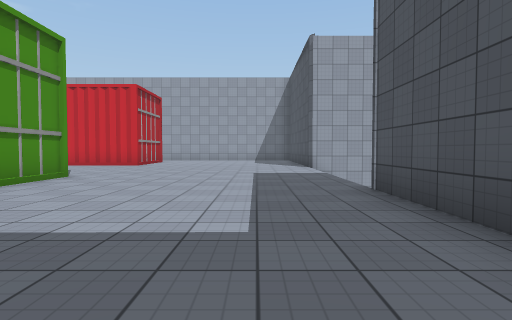
view 1 (above)

17 first-person views from a walk through a 3-D level made in the Unity game engine. The camera is 1.2 m above the floor, tilts 2° down and sees 80° across. The floor is counted in squares, 2 m on a side. Each view is taken from the middle of a square. On the plan, view 1 faces up. The plan holds only what a view shows up to about 9 squares ahead; the rest is blank. The place goes on beyond the plan. The player character is not drawn. Some surface patterns are stand-ins.

view 2
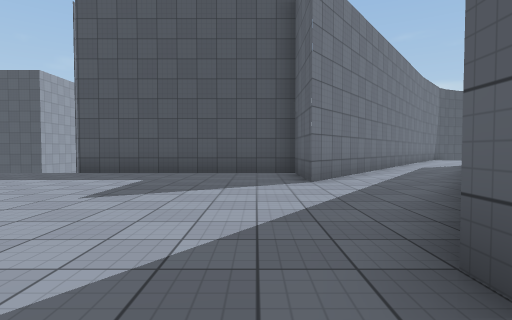

view 3
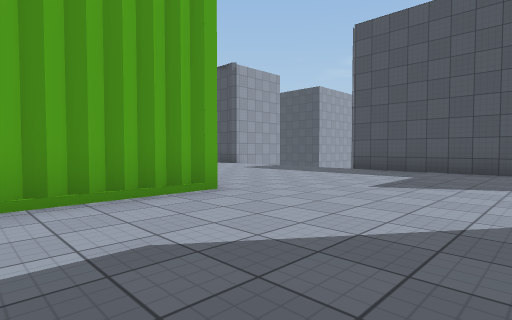

view 4
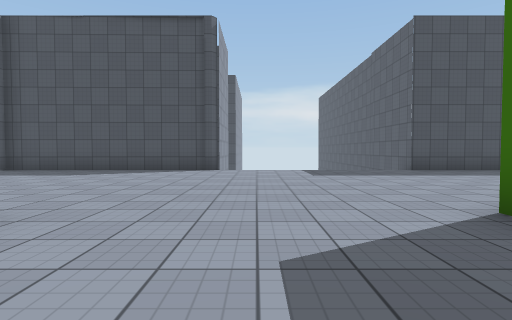

view 5
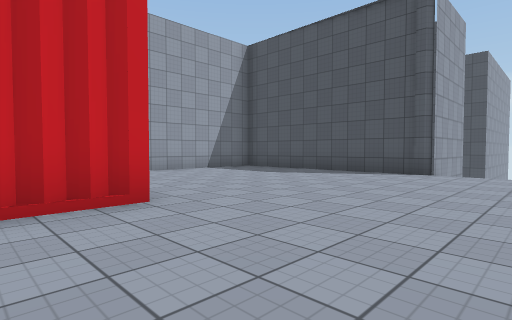

view 6
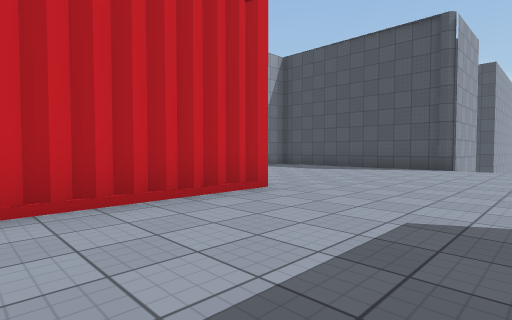

view 7
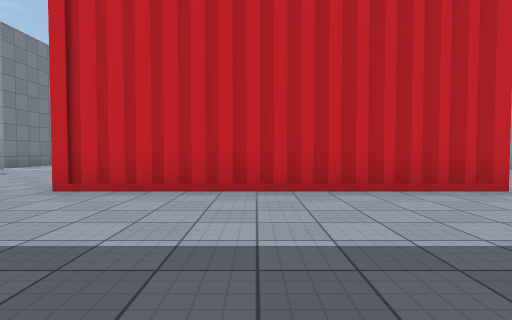

view 8
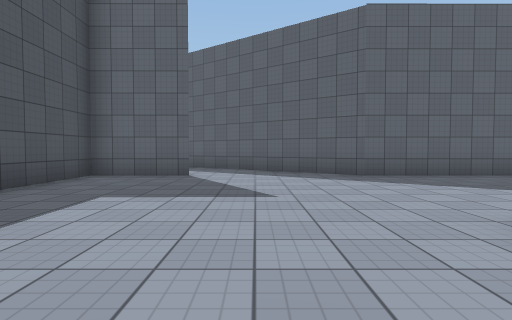

view 9
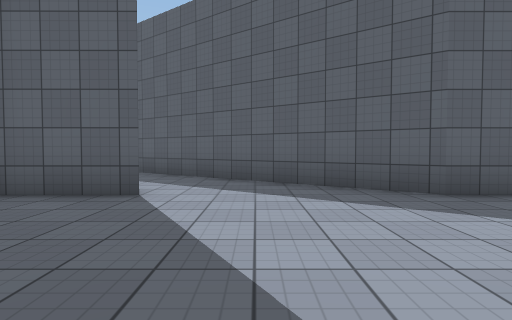

view 10
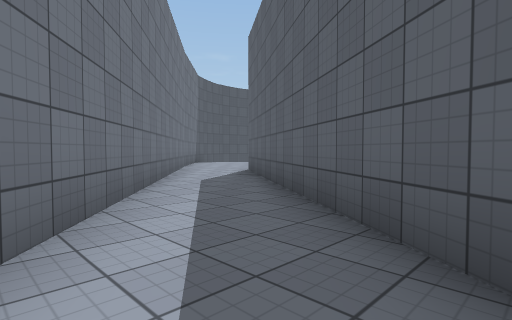

view 11
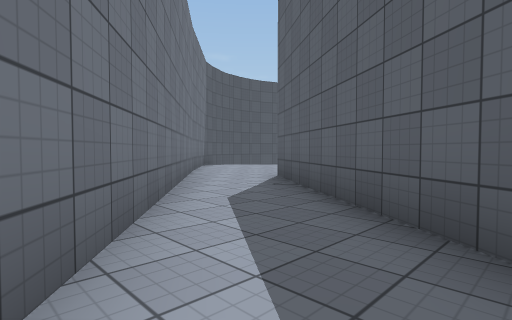

view 12
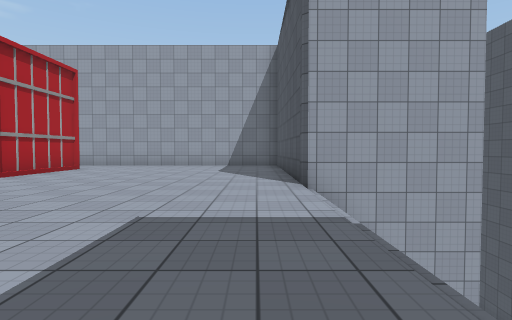

view 13
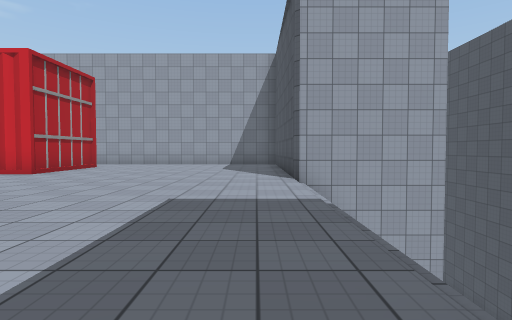

view 14
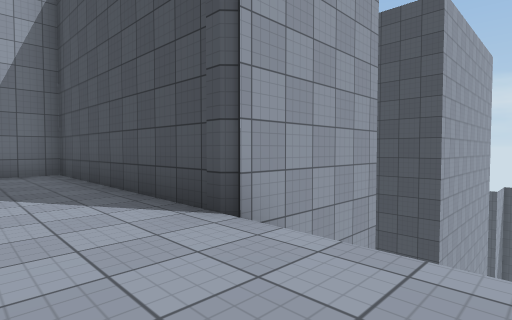

view 15
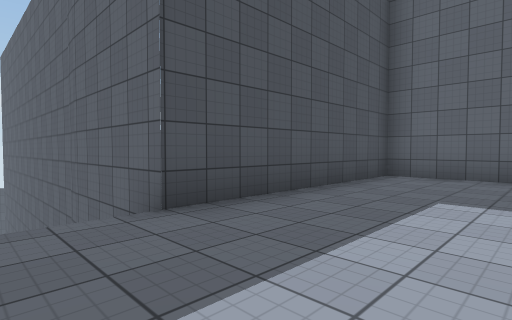

view 16
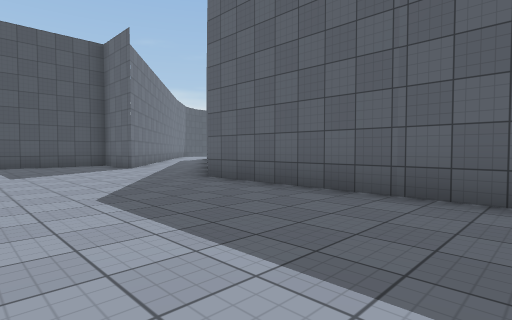

view 17
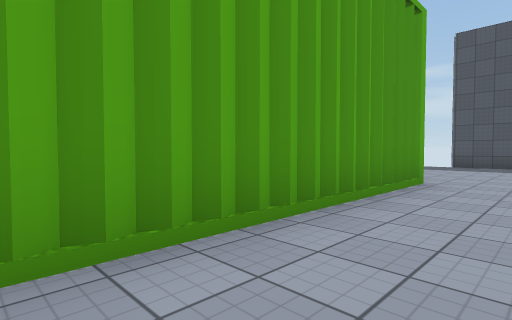

### Floor plan
Key: @ floor where view 1 was taken; # wall or solid block; . floor; / step, stairs or slope; v drop or lower ground; O other object.
Columns run from 10 left of view 1 to 9 right of it. Each row starts with its distance up from view 1.
 14      O......#      #
 13      #......#      #
 12 ######......#
 11 ............#
 10 ............v#
  9 ............v
  8  ...........v
  7   .  .......v
  6       ......v
  5       ......vv
  4 O#####......#
  3 ............#
  2 ............#
  1 ............#
  0 ..........@.#
 -1 ######....###
 -2      ###...##
 -3        ##...##
 -4         ##....##
 -5           ##...##
 -6            ##...##
 -7             ###.//
 -8               ##

Positions as (right, up) in squares from view 1, and headings:
1: (0, 0), facing up
2: (-6, 0), facing right
3: (-7, 0), facing up-right
4: (-7, 9), facing right
5: (-6, 8), facing up-right
6: (-8, 8), facing up-right
7: (-8, 7), facing up
8: (-2, 6), facing down
9: (-2, 3), facing down
10: (-1, -2), facing down-right
11: (1, -3), facing down-right
12: (1, 5), facing up
13: (1, 4), facing up
14: (0, 8), facing up-right
15: (-1, 6), facing down-right
16: (-10, 3), facing down-right
17: (-10, 2), facing up-right
